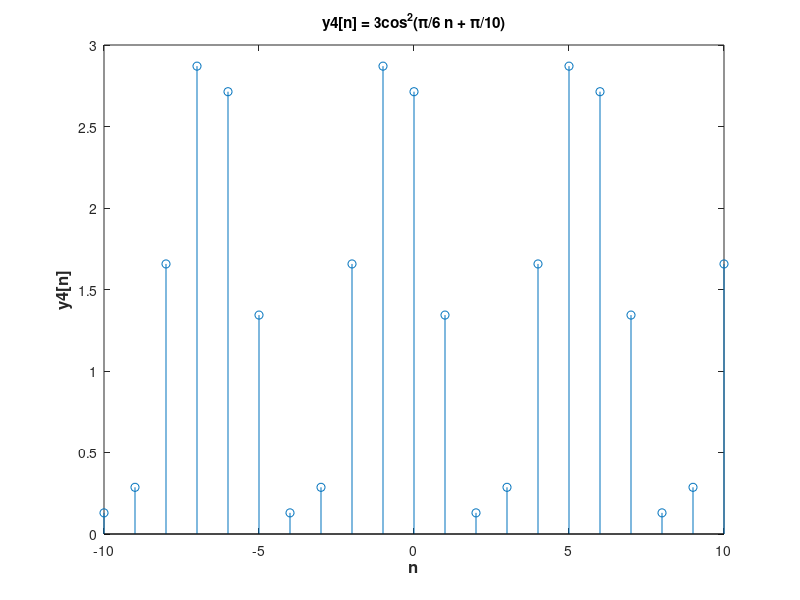

MATLAB code for this plot:
n = -10:10;

y4 = 3 * cos ((pi / 6) * n + (pi / 10)).^2;

stem (n, y4)
xlabel('n', 'FontSize', 12, 'FontWeight', 'bold')
ylabel('y4[n]', 'FontSize', 12, 'FontWeight', 'bold')
title ('y4[n] = 3cos^2(π/6 n + π/10)')
